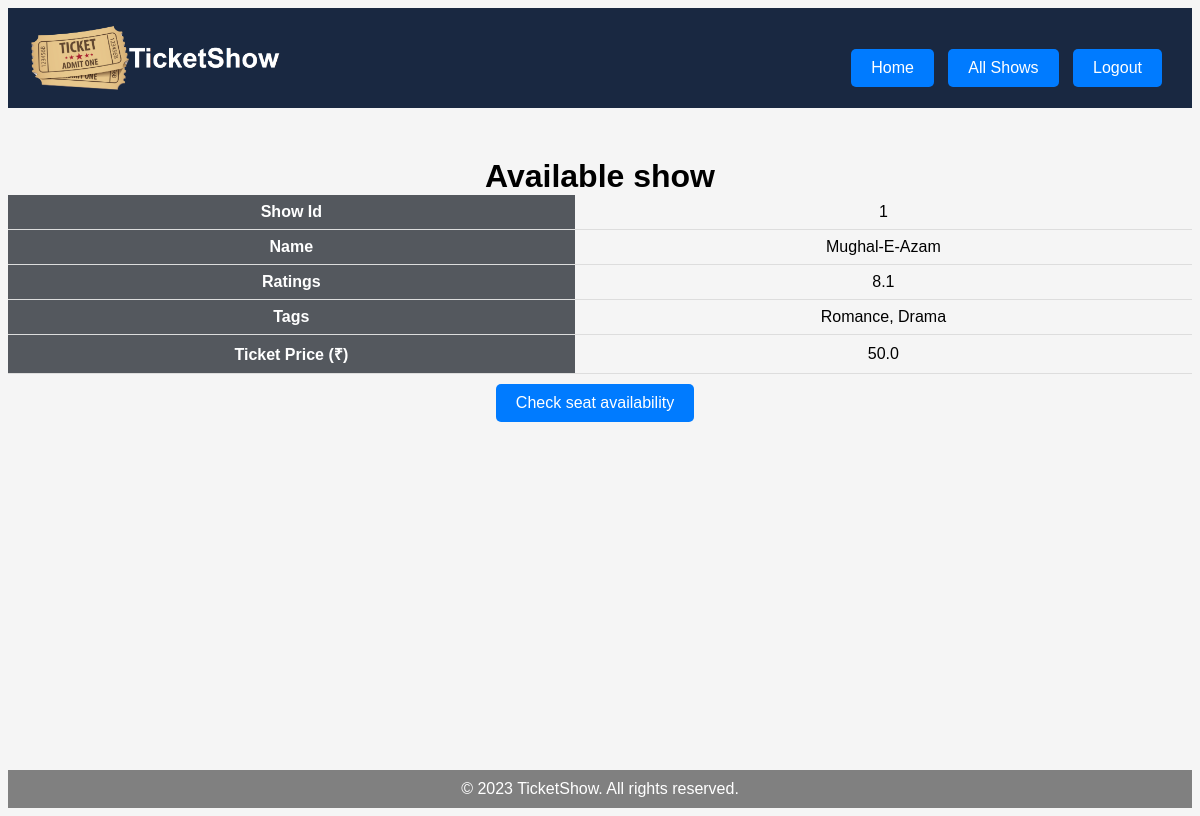
The app's page /user/city/see_show/1 (signed in) with its own data.
### models_1.py (models this page shows, shortened)
class Show(db.Model):
    S_id = db.Column(db.Integer, primary_key=True)
    Name = db.Column(db.String(50), nullable = False)
    Rating = db.Column(db.Float, nullable=False)
    Tags = db.Column(db.String(50), nullable = True)
    TicketPrice = db.Column(db.Float, nullable = False)
    location = db.relationship('Venue', backref = "movie", secondary = "allocation")

### app.py (the view)
@app.route('/user/city/see_show/<int:id>', methods=['GET', 'POST'])
@login_required
def see_show(id):
    allot = Allotment.query.get(id)
    s = Show.query.get(allot.S_id)
    return render_template('see_show.html', s = s, allot = allot)

### app.py (called while the page is built)
@user_login_manager.user_loader
def load_user(user_id):
    return User.query.get(int(user_id))

### templates/see_show.html (shortened to what this page needs)
<!DOCTYPE html>
<html lang="en">
<head>
</head>
<body>
    <div class="header">
        <img src="{{ url_for('static', filename='TicketShow_logo.png') }}" alt="Logo">
        <div class="container">
            <div>
                <a href="/user">Home</a>
                <a href="/user/movies">All Shows</a>
                <a href="/user/logout">Logout</a>
            </div>
        </div>
    </div>
    <h1>Available show</h1>
    <table>
        <tr>
            <th>Show Id</th>
            <td>{{s.S_id}}</td>
        </tr>
        <tr>
            <th>Name</th>
            <td>{{s.Name}}</td>
        </tr>
        <tr>
            <th>Ratings</th>
            <td>{{s.Rating}}</td>
        </tr>
        <tr>
            <th>Tags</th>
            <td>{{s.Tags}}</td>
        </tr>
        <tr>
            <th>Ticket Price (₹)</th>
            <td>{{s.TicketPrice}}</td>
        </tr>
    </table>
    <div>
        <a href="/user/city/see_show/book/{{ allot.Allot_id }}">Check seat availability</a>
    </div>
</body>
<div class="footer">
    &copy; 2023 TicketShow. All rights reserved.
</div>
</html>

### templates/see_show.html (style rules this page uses)
body { font-family: Arial, sans-serif; background-color: #f5f5f5; text-align: center; display: flex; flex-direction: column; margin-bottom: 5; min-height: 100vh; }
.header { display: flex; text-align: center; align-items: center; justify-content: space-between; background-color: #192841; color: #fff; padding: 10px 20px; }
.header img { height: 80px; }
.footer { background-color: #808080; color: #fff; padding: 10px 20px; text-align: center; margin-top: auto; }
table { border-collapse: collapse; width: 100%; }
th, td { text-align: center; padding: 8px; border-bottom: 1px solid #ddd; }
th { background-color: #54585e; color: white; }
h1 { text-align: center; margin-top: 50px; margin-bottom: 0; }
a { display: inline-block; background-color: #007bff; color: white; text-align: center; padding: 10px 20px; text-decoration: none; margin-top: 10px; margin-right: 10px; margin-bottom: 10px; border-radius: 5px; }
.container { display: flex; justify-content: space-evenly; align-items: center; margin-top: 20px; }

### records on screen
Show: S_id "1", Name "Mughal-E-Azam", Rating "8.1", Tags "Romance, Drama", TicketPrice "50.0"
